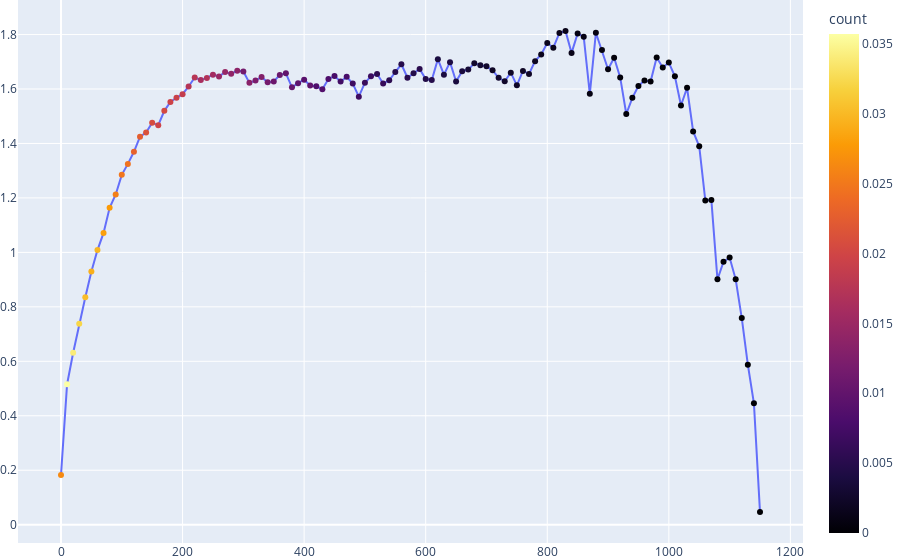

The code cell stored with this chart in its notebook:
### Code cell
x=group['distance']
y=group['ang_mean']

fig = go.Figure()
fig.add_trace(go.Scatter(x=group['distance'], y=group['ang_mean'], mode='lines+markers',  name='cos'
                         , marker=dict(color=group['count']/group['count'].sum()
                                         , colorbar=dict(title="count")
                                         , colorscale='Inferno')
                        ))

fig.update_layout(legend_orientation="h",
                  legend=dict(x=.5, xanchor="center"),
                  margin=dict(l=0, r=0, t=0, b=0))
fig.update_traces(hoverinfo="all", hovertemplate="Расстояние: %{x}<br>Значение: %{y}")
fig.show()
